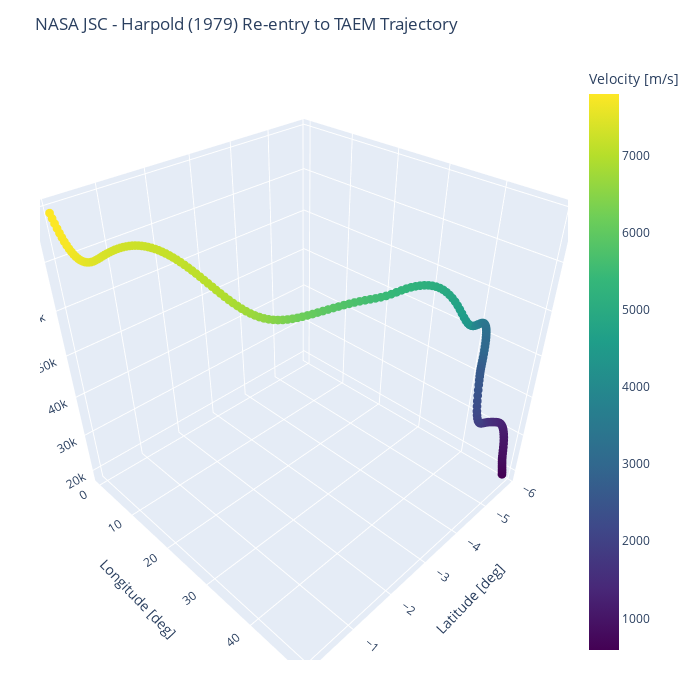

Notebook source saved alongside this figure:
### Code cell
trace=go.Scatter3d(x=rad2deg(thetasol[1]),y=rad2deg(phisol[1]),z=hsol[1],
                    mode='markers', 
                    marker=dict(size=3,color=vsol[1],colorscale='Viridis',colorbar=dict(title="Velocity [m/s]"), showscale=True),)
data=[trace]

layout=go.Layout(scene = dict(
                xaxis_title='Latitude [deg]',
                yaxis_title='Longitude [deg]',
                zaxis_title='Altitude [m]'),
                width=700, height=700,
                margin=dict(r=40, b=40, l=40, t=60))
fig=go.Figure(data=data,layout=layout, )
fig.update_layout(title="NASA JSC - Harpold (1979) Re-entry to TAEM Trajectory",)
fig.show()

### Figure 1 — Plotly figure (JSON) as saved in the notebook; plotly's stock layout.template omitted (floating-point values rounded to 4 significant figures; data arrays with more than 128 entries replaced by an {"elided": "..."} marker saying what was removed)
{"data": [{"marker": {"color": {"elided": "200 float values"}, "colorbar": {"title": {"text": "Velocity [m/s]"}}, "colorscale": [[0, "#440154"], [0.1111, "#482878"], [0.2222, "#3e4989"], [0.3333, "#31688e"], [0.4444, "#26828e"], [0.5556, "#1f9e89"], [0.6667, "#35b779"], [0.7778, "#6ece58"], [0.8889, "#b5de2b"], [1, "#fde725"]], "showscale": true, "size": 3}, "mode": "markers", "type": "scatter3d", "x": {"elided": "200 float values"}, "y": {"elided": "200 float values"}, "z": {"elided": "200 float values"}}], "layout": {"height": 700, "margin": {"b": 40, "l": 40, "r": 40, "t": 60}, "scene": {"xaxis": {"title": {"text": "Latitude [deg]"}}, "yaxis": {"title": {"text": "Longitude [deg]"}}, "zaxis": {"title": {"text": "Altitude [m]"}}}, "title": {"text": "NASA JSC - Harpold (1979) Re-entry to TAEM Trajectory"}, "width": 700}}
